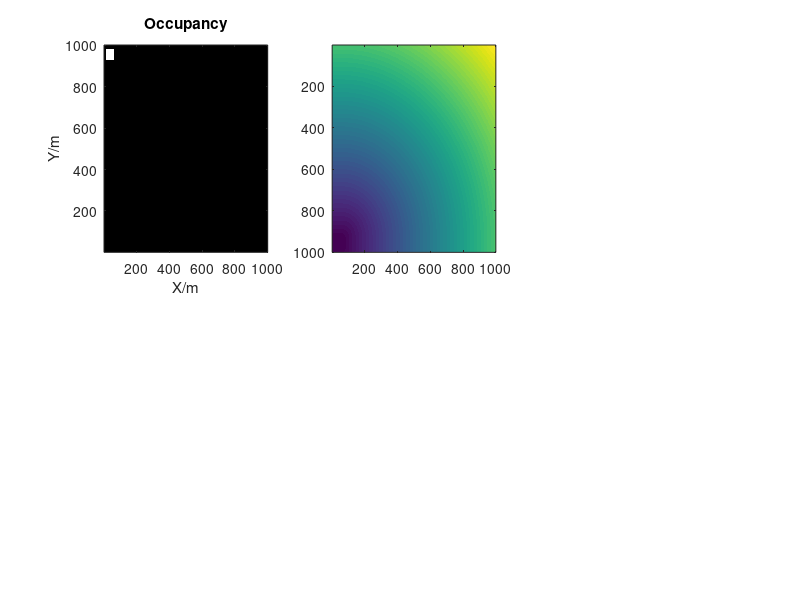

MATLAB code to generate this figure: (Note: this script raises an error after producing the figure.)
close all
clear all
clc
format compact

% Nice colormaps: hsv, winter, bone, parula

env_size = 1000;
block_size = env_size/20;
x_start = 2;
y_start = env_size-block_size;
vx = 10;
vy= -20;


fh = figure(1);
set(gcf, 'Position',  [1350, 600, 1200, 700])

%% Trajectory
traj_mat = zeros(env_size,env_size);
for i = 1:env_size
    traj_mat(i,i) = i+500;
end

traj_inds = traj_mat > 0;


%% Loop through timesteps
predict_ahead_steps = 5;
for i = 1:env_size

    % Propogate the moving object    
    test_mat = zeros(env_size,env_size);
	dummy_mat = test_mat;
    
    x = x_start + i * vx;
    y = y_start + i * vy;
    
    if x<=env_size-block_size && y <=env_size-block_size && x>=1 && y >=1
        for j=0:block_size
            for k=0:block_size
                dummy_mat(y+j,x+k) = 1;
            end
        end
    else
        break
    end
    figure(1);

    subplot(2,3,1);
    h = imagesc(dummy_mat);
    colormap(gca, gray(2));
    title('Occupancy');
    xlabel('X/m');
    ylabel('Y/m');
    set(gca, 'YDir','normal')

    % Get SDF of the object 
%     figure(1);
    [D,idx] = bwdist(dummy_mat);
    subplot(2,3,2);
    h = imagesc(D);
    colormap(gca, parula(1000));
    title('SDF');
    xlabel('X/m');
    ylabel('Y/m');
    colorbar;
    set(gca, 'YDir','normal')

    if i>1
        % Get the change in SDF from last
%         figure(1);
        D_change = D - last_D;
        inds_ignore = D_change>0.99*min(min(D_change));
        
        % Make prediction for next SDF
        if i<=predict_ahead_steps+1
            sdf_prediction{i-1} = D + D_change * predict_ahead_steps;
        else
            sdf_prediction = sdf_prediction(1,2:end);
            sdf_prediction{predict_ahead_steps} = D + D_change * predict_ahead_steps;
        end
        
        if i>predict_ahead_steps
            subplot(2,3,3);
            h = imagesc(sdf_prediction{1});
            colormap(gca, parula(1000));
            title('SDF Prediction');
            xlabel('X/m');
            ylabel('Y/m');
            colorbar;
            set(gca, 'YDir','normal')
            
            subplot(2,3,4);
            h = imagesc(sdf_prediction{1} - D);
            colormap(gca, parula(1000));
            title('SDF Difference');
            xlabel('X/m');
            ylabel('Y/m');
            colorbar;
            set(gca, 'YDir','normal')
        end
   

    end
    last_D = D;

    pause(0.01)
end
